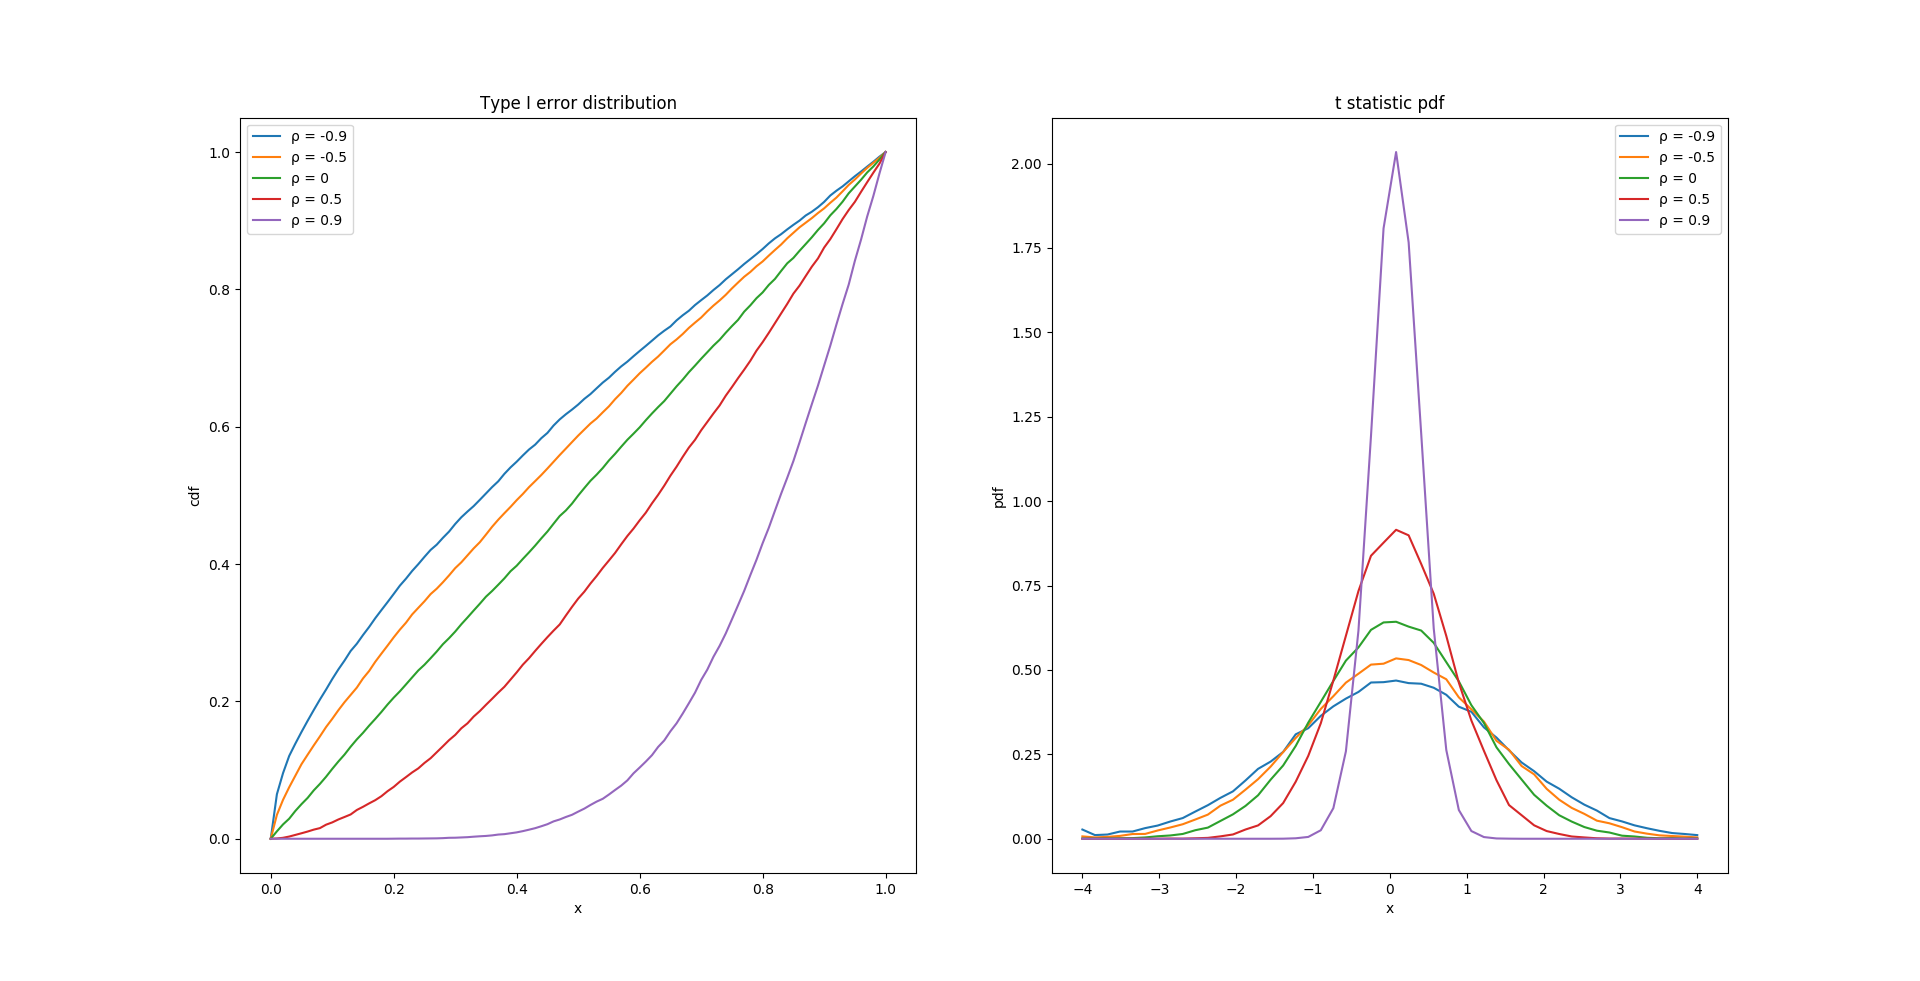

Source code (Python):
#!/usr/bin/python
import numpy as np
import matplotlib.pyplot as plt
from scipy.stats import ttest_ind


SAMPLE_SIZE = 50
N = 10000

if __name__ == '__main__':
    plt.subplot(121)

    # type I error distribution
    for rho in [-0.9, -0.5, 0, 0.5, 0.9]:
        xs = np.linspace(0, 1, 101)
        p_values_freq = np.zeros(xs.shape)
        for _ in range(N):
            sample1 = np.random.normal(size=SAMPLE_SIZE)
            sample_aux = np.random.normal(size=SAMPLE_SIZE)
            sample2 = rho * sample1 + (1 - rho**2)**0.5 * sample_aux
            ttest = ttest_ind(sample1, sample2)
            for i, x in enumerate(xs):
                if ttest.pvalue <= x:
                    p_values_freq[i] += 1
        p_values_freq /= N
        plt.plot(xs, p_values_freq, label='ρ = {}'.format(rho))
    plt.legend()
    plt.xlabel('x')
    plt.ylabel('cdf')
    plt.title('Type I error distribution')

    plt.subplot(122)

    # t statistic pdf 
    for rho in [-0.9, -0.5, 0, 0.5, 0.9]:
        xs = np.linspace(-4, 4, 50)
        t_stat_freq = np.zeros(xs.shape)
        for _ in range(N * 10):
            sample1 = np.random.normal(size=SAMPLE_SIZE)
            sample_aux = np.random.normal(size=SAMPLE_SIZE)
            sample2 = rho * sample1 + (1 - rho**2)**0.5 * sample_aux
            ttest = ttest_ind(sample1, sample2)
            for i, x in enumerate(xs):
                if ttest.statistic <= x:
                    t_stat_freq[i] += 1
                    break
        t_stat_freq /= N
        plt.plot(xs, t_stat_freq, label='ρ = {}'.format(rho))
    plt.legend()
    plt.xlabel('x')
    plt.ylabel('pdf')
    plt.title('t statistic pdf')

    plt.show()
